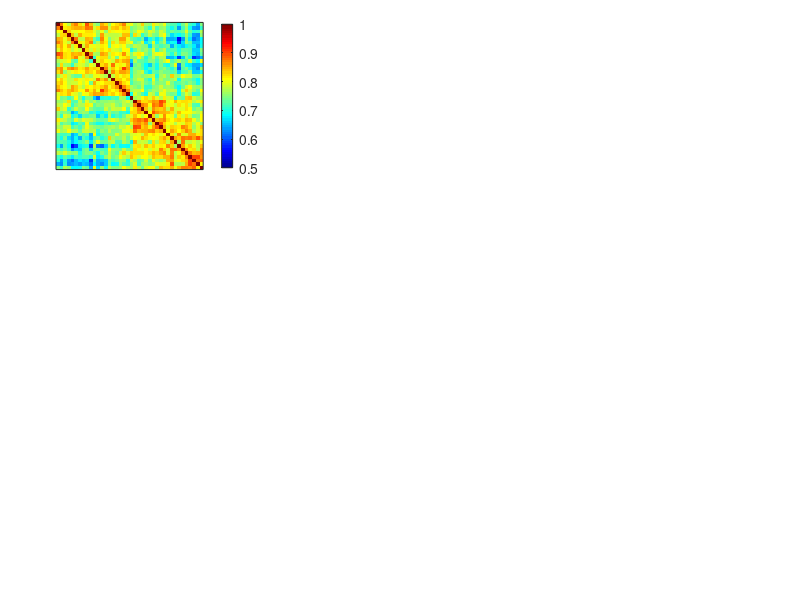

MATLAB code to generate this figure: (Note: this script raises an error after producing the figure.)
% ======================================================================
% Fig S4. Code for:
%   "Prefrontal feedback is associated with expectation-dependent
%    adaptation in inferotemporal cortex"
%   Shafiei et al. Communications Biology (under revision).
%
% This script is part of the analysis code for the paper above. We
% recorded single units and field potentials from macaque IT and vlPFC
% while monkeys viewed pairs of images in blocks with different
% repetition probabilities.

% ======================================================================


% Supplementary Fig. S4: representational similarity matrices (RSMs) of IT
% and vlPFC for each monkey.

%   A  Monkey F
%   B  Monkey V
%
% Rows are monkeys and columns are areas (IT, vlPFC). Each panel shows the
% empirical RSM, the binary block model (black = same block), and the
% Kendall tau and Spearman rho between the two.
%
% Input:  figS4_data.mat (variables M and areas)
% Output: the figure window

clc; clear; close all;
load('figS4_data.mat', 'M', 'areas');

% Monkey 1 = F and monkey 2 = V is assumed here; check that the monkey ids
% in the data match.
animal = {'Monkey F', 'Monkey V'};
% Colour range of the RSMs: rows = monkeys (F, V), columns = areas (IT, vlPFC)
rsm_clim = {[0.5 1], [0.7 1]; ...
            [0.5 1], [0.8 1]};

model = zeros(40, 40);                           % binary block model, black = 1
model(1:20, 1:20) = 1;
model(21:40, 21:40) = 1;
model(1:41:end) = 1;

figure('Color', 'w', 'Position', [60 60 1300 1000]);
x0 = [0.07 0.55];                                % left edge of the IT / vlPFC column
base = [0.52 0.02];                              % bottom of the monkey 1 / monkey 2 row
for k = 1:size(M, 2)
    for a = 1:numel(areas)
        r = M{a, k};

        % Range of the RSM values, to check that nothing falls outside the colour range
        off = r.rsm(~eye(size(r.rsm)));
        fprintf('%-5s %s (%d neurons): RSM values %.2f to %.2f, colour range %.1f to %.1f, %.0f%% of pairs below the range\n', ...
            areas{a}, animal{k}, r.nN, min(off), max(off), rsm_clim{k, a}(1), rsm_clim{k, a}(2), ...
            100 * mean(off < rsm_clim{k, a}(1)));

        % Empirical RSM
        axes('Position', [x0(a) base(k) + 0.17 0.23 0.30]);
        imagesc(r.rsm, rsm_clim{k, a});
        axis square;  colormap(gca, jet);
        set(gca, 'XTick', [], 'YTick', []);
        cb = colorbar;  cb.Ticks = rsm_clim{k, a};  cb.FontSize = 12;
        if k == 1, title(sprintf('%s RSM', areas{a}), 'FontSize', 16, 'FontWeight', 'normal'); end

        % Binary block model
        axes('Position', [x0(a) base(k) + 0.02 0.07 0.09]);
        imagesc(model);  colormap(gca, flipud(gray(256)));
        axis square;  set(gca, 'XTick', [], 'YTick', []);

        % Statistics (parametric p of the correlations)
        annotation('textbox', [x0(a) + 0.09 base(k) + 0.02 0.30 0.09], 'EdgeColor', 'none', 'FontSize', 14, ...
            'VerticalAlignment', 'middle', 'String', { ...
            sprintf('Kendall tau = %.3f, P %s', r.tau, fmt_p(r.p_tau)), ...
            sprintf('Spearman rho = %.3f, P %s', r.rho, fmt_p(r.p_rho))});
    end

    % Animal name (rotated) and panel letter, written in a transparent
    % axes that covers the whole figure
    axes('Position', [0 0 1 1], 'Visible', 'off');  xlim([0 1]);  ylim([0 1]);
    text(0.02, base(k) + 0.32, animal{k}, 'Rotation', 90, 'FontSize', 16, 'HorizontalAlignment', 'center');
    text(0.005, base(k) + 0.48, [char('A' + k - 1) '.'], 'FontSize', 16, 'FontWeight', 'bold');
end

%% ======================================================================
% Local functions

function s = fmt_p(p)
% p-value as text, without the leading "P" (used as "P %s").
if p < 0.001, s = '< 0.001'; else, s = sprintf('= %.3f', p); end
end
